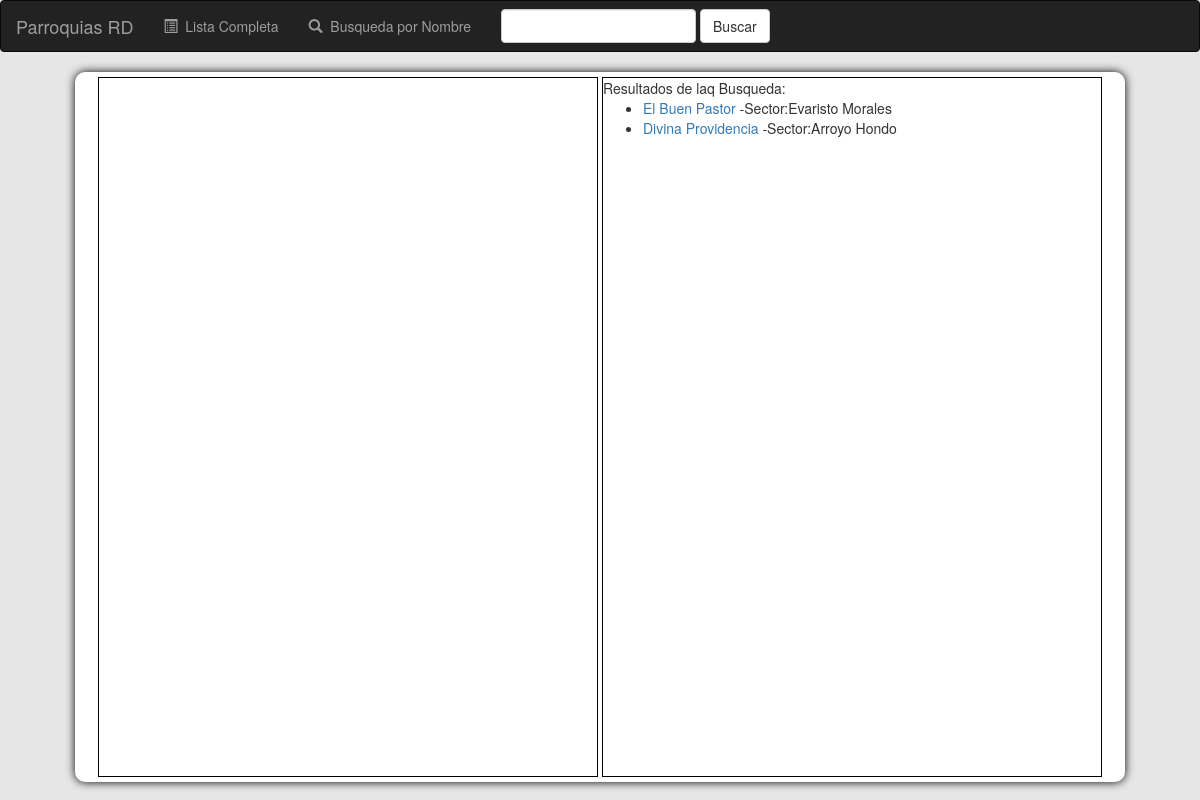
/lista/busqueda/, run on an earlier commit of the app's database.
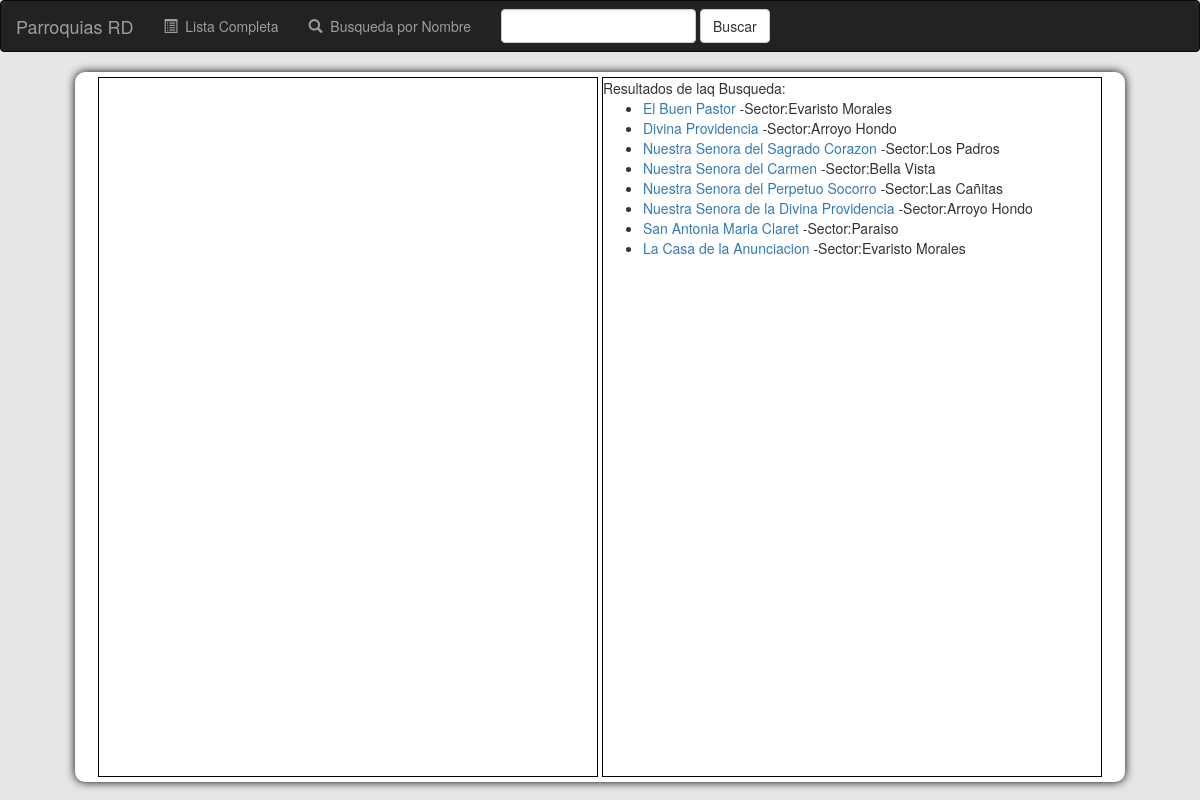
And on a later commit of the database.
### parroquialista/models.py (models this page shows, shortened)
class Parroquia(models.Model):
    nombre = models.CharField(max_length=300)
    direccion=models.CharField(max_length=200)
    latitud=models.CharField(max_length=20)
    longitud=models.CharField(max_length=20)

### parroquialista/views.py (the view)
def search(request):
    lista_parroquia= Parroquia.objects.all()
    query = request.GET.get("q")
    if query:
        lista_parroquia = lista_parroquia.filter(
            Q(nombre__icontains=query) |
            Q(direccion__icontains=query)
            ).distinct()
        js_lista_parroquia=list(lista_parroquia.values('nombre','latitud','longitud'))
        js_lista_parroquia= json.dumps(js_lista_parroquia)
        return render(request, 'parroquialista/search.html', {
                'lista_parroquia': lista_parroquia,
                'my_obj':js_lista_parroquia,
            })
    else:
        js_lista_parroquia=list(lista_parroquia.values('nombre','latitud','longitud'))
        js_lista_parroquia= json.dumps(js_lista_parroquia)
        return render(request, 'parroquialista/search.html', {'lista_parroquia': lista_parroquia,'my_obj':js_lista_parroquia,})

### parroquialista/templates/parroquialista/search.html (shortened to what this page needs)
{% extends 'parroquialista/base.html'%}
{% block container%}
        <div id="mapa" class="capas"></div>
        <div id="datos" class="capas">
            <div id="data">
                Resultados de laq Busqueda:
                <ul>
                    {% for Parroquia in lista_parroquia %}
                        <li><a href="{% url 'parroquialista:detail' Parroquia.id %}">{{ Parroquia.nombre }}</a> <span> -Sector:{{ Parroquia.direccion }}</span></li>
                    {% endfor %}
                </ul>
            </div>
        </div>
{% endblock %}

### parroquialista/templates/parroquialista/base.html (shortened to what this page needs)
<!DOCTYPE html>
{% load static %}
<link rel="stylesheet" href="//maxcdn.bootstrapcdn.com/bootstrap/3.3.7/css/bootstrap.min.css">
<html lang="es">
    <head>
        <link rel="stylesheet" href="{% static "css/styles.css" %}">
    </head>
    <body>
        <nav class="navbar navbar-inverse">
          <div class="container-fluid">
            <div class="navbar-header">
              <a class="navbar-brand" href="{% url 'parroquialista:index' %}">Parroquias RD</a>
            </div>
            <div class="collapse navbar-collapse">
              <ul class="nav navbar-nav">
                <li class="">
                  <a href="{% url 'parroquialista:index' %}">
                    <span class="glyphicon glyphicon-list-alt" aria-hidden="true"></span>&nbsp;
                    Lista Completa
                  </a>
                </li>
                <li class="">
                  <a href="{% url 'parroquialista:search' %}">
                    <span class="glyphicon glyphicon-search" aria-hidden="true"></span>&nbsp;
                    Busqueda por Nombre
                  </a>
                </li>
              </ul>
              <form class="navbar-form navbar-left" role="search" method="get" action="{% url 'parroquialista:search' %}">
                    <div class="form-group">
                        <input type="text" class="form-control" name="q" value="{{ request.GET.q }}">
                    </div>
                    <button type="submit" class="btn btn-default">Buscar</button>
                </form>
            </div>
          </div>
        </nav>
        <div class="container">
            {% block container%} {% endblock %}
        </div>
    </body>
</html>

### static/css/styles.css (style rules this page uses)
body { background: #E6E6E6; }
.container { background:#fff; box-shadow: 0 0 10px #000; border-radius:10px; height: 710px; margin: 0 auto; padding: 5px; width: 1050px; text-align:center; }
.capas { border: 1px solid #000; display:inline-block; height: 700px; vertical-align:top; width: 500px; }
#data { text-align:left; overflow:auto; }

What changed in the data, as far as the page shows it:
added Parroquia: nombre "Nuestra Senora del Sagrado Corazon", direccion "Los Padros"
added Parroquia: nombre "Nuestra Senora del Carmen", direccion "Bella Vista"
added Parroquia: nombre "Nuestra Senora del Perpetuo Socorro", direccion "Las Cañitas"
added Parroquia: nombre "Nuestra Senora de la Divina Providencia", direccion "Arroyo Hondo"
added Parroquia: nombre "San Antonia Maria Claret", direccion "Paraiso"
added Parroquia: nombre "La Casa de la Anunciacion", direccion "Evaristo Morales"
